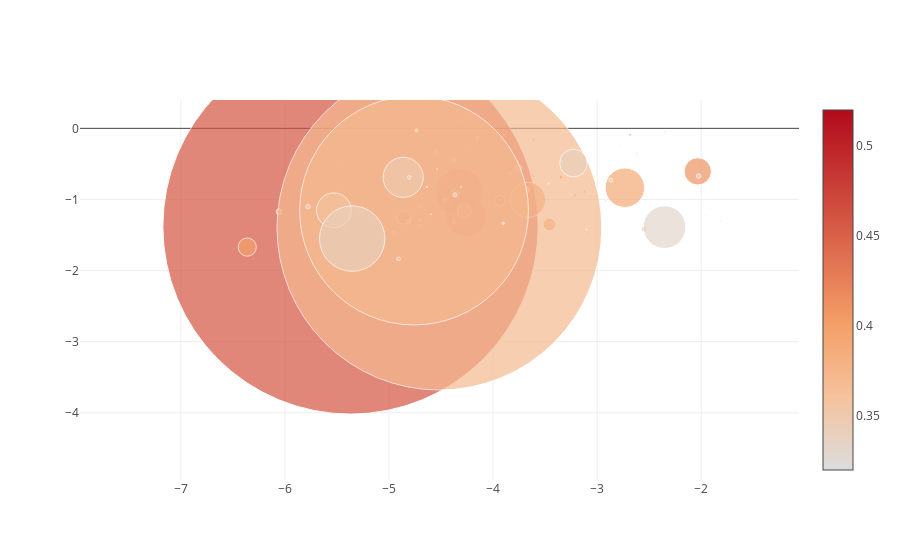

This figure's notebook cell:
### Code cell
mylib.launch_campaign_about('anis')

### Figure 1 — Plotly figure (JSON) as saved in the notebook; plotly's stock layout.template omitted (floating-point values rounded to 4 significant figures)
{"data": [{"marker": {"color": [0.52, 0.5, 0.5, 0.48, 0.48, 0.48, 0.47, 0.47, 0.46, 0.45, 0.45, 0.45, 0.44, 0.44, 0.44, 0.44, 0.43, 0.43, 0.43, 0.43, 0.43, 0.43, 0.43, 0.43, 0.43, 0.43, 0.43, 0.42, 0.42, 0.42, 0.42, 0.42, 0.42, 0.41, 0.41, 0.41, 0.41, 0.41, 0.41, 0.4, 0.4, 0.4, 0.4, 0.4, 0.4, 0.4, 0.4, 0.4, 0.4, 0.4, 0.4, 0.39, 0.39, 0.39, 0.39, 0.39, 0.39, 0.39, 0.39, 0.39, 0.39, 0.39, 0.38, 0.38, 0.38, 0.38, 0.38, 0.38, 0.37, 0.37, 0.37, 0.37, 0.37, 0.36, 0.36, 0.36, 0.36, 0.35, 0.35, 0.35, 0.35, 0.35, 0.35, 0.34, 0.34, 0.34, 0.34, 0.34, 0.34, 0.34, 0.34, 0.33, 0.33, 0.33, 0.33, 0.33, 0.33, 0.33, 0.32, 0.32], "showscale": true, "size": [0.8917, 1.041, 0.3184, 2.773, 39.77, 46.99, 0.6524, 0.8445, 375.3, 0.7266, 13.53, 0.681, 3.067, 7.925, 1.137, 10.12, 6.463, 2.684, 1.447, 0.87, 0.8313, 0.6399, 0.8842, 2.651, 0.7338, 13.98, 3.435, 3.101, 3.75, 3.373, 0.6499, 1.336, 0.401, 3.698, 1.001, 2.697, 1.097, 2.516, 27.27, 4.162, 1.685, 1.678, 18.21, 6.632, 3.007, 12.36, 0.7804, 5.545, 1.892, 1.398, 35.15, 2.252, 4.144, 39.43, 0.1626, 1.06, 2.131, 5.647, 0.6134, 0.5949, 0.5564, 0.762, 3.606, 2.324, 0.979, 0.9276, 1.641, 3.017, 1.99, 324.8, 0.9087, 228.8, 3.465, 34.8, 5.782, 0.1469, 0.382, 2.731, 4.349, 40.12, 2.073, 0.498, 3.46, 2.022, 27.69, 2.208, 1.423, 65.43, 1.423, 3.597, 0.7338, 1.022, 42.67, 1.043, 1.422, 0.9551, 3.903, 2.213, 4.516, 1.295]}, "mode": "markers", "text": ["instagram URL: http://instagram.com/web/friendships/1970641110/follow/<br>instagram ID: 1970641110<br>final measure: 0.52<br>likes: 11550<br>followers: 459<br>likesperday: 15.0<br>", "instagram URL: http://instagram.com/web/friendships/1429052467/follow/<br>instagram ID: 1429052467<br>final measure: 0.5<br>likes: 13037<br>followers: 462<br>likesperday: 18.0<br>", "instagram URL: http://instagram.com/web/friendships/863432690/follow/<br>instagram ID: 863432690<br>final measure: 0.5<br>likes: 5336<br>followers: 475<br>likesperday: 4.0<br>", "instagram URL: http://instagram.com/web/friendships/2304800847/follow/<br>instagram ID: 2304800847<br>final measure: 0.48<br>likes: 19039<br>followers: 603<br>likesperday: 67.0<br>", "instagram URL: http://instagram.com/web/friendships/5565677408/follow/<br>instagram ID: 5565677408<br>final measure: 0.48<br>likes: 46845<br>followers: 8338<br>likesperday: 405.0<br>", "instagram URL: http://instagram.com/web/friendships/387082399/follow/<br>instagram ID: 387082399<br>final measure: 0.48<br>likes: 77807<br>followers: 13912<br>likesperday: 204.0<br>", "instagram URL: http://instagram.com/web/friendships/3500062985/follow/<br>instagram ID: 3500062985<br>final measure: 0.47<br>likes: 6323<br>followers: 374<br>likesperday: 18.0<br>", "instagram URL: http://instagram.com/web/friendships/3161467688/follow/<br>instagram ID: 3161467688<br>final measure: 0.47<br>likes: 7591<br>followers: 671<br>likesperday: 14.0<br>", "instagram URL: http://instagram.com/web/friendships/550862816/follow/<br>instagram ID: 550862816<br>final measure: 0.46<br>likes: 435683<br>followers: 29155<br>likesperday: 1109.0<br>", "instagram URL: http://instagram.com/web/friendships/628300702/follow/<br>instagram ID: 628300702<br>final measure: 0.45<br>likes: 9056<br>followers: 530<br>likesperday: 11.0<br>", "instagram URL: http://instagram.com/web/friendships/35525377/follow/<br>instagram ID: 35525377<br>final measure: 0.45<br>likes: 34813<br>followers: 7962<br>likesperday: 66.0<br>", "instagram URL: http://instagram.com/web/friendships/4318223424/follow/<br>instagram ID: 4318223424<br>final measure: 0.45<br>likes: 5246<br>followers: 260<br>likesperday: 34.0<br>", "instagram URL: http://instagram.com/web/friendships/1791529568/follow/<br>instagram ID: 1791529568<br>final measure: 0.44<br>likes: 18045<br>followers: 389<br>likesperday: 134.0<br>", "instagram URL: http://instagram.com/web/friendships/4021753258/follow/<br>instagram ID: 4021753258<br>final measure: 0.44<br>likes: 51541<br>followers: 967<br>likesperday: 126.0<br>", "instagram URL: http://instagram.com/web/friendships/22176722/follow/<br>instagram ID: 22176722<br>final measure: 0.44<br>likes: 12500<br>followers: 398<br>likesperday: 26.0<br>", "instagram URL: http://instagram.com/web/friendships/177173101/follow/<br>instagram ID: 177173101<br>final measure: 0.44<br>likes: 36527<br>followers: 2354<br>likesperday: 119.0<br>", "instagram URL: http://instagram.com/web/friendships/3236337977/follow/<br>instagram ID: 3236337977<br>final measure: 0.43<br>likes: 27370<br>followers: 2312<br>likesperday: 66.0<br>", "instagram URL: http://instagram.com/web/friendships/2680637259/follow/<br>instagram ID: 2680637259<br>final measure: 0.43<br>likes: 20108<br>followers: 1194<br>likesperday: 30.0<br>", "instagram URL: http://instagram.com/web/friendships/4775323948/follow/<br>instagram ID: 4775323948<br>final measure: 0.43<br>likes: 9104<br>followers: 426<br>likesperday: 54.0<br>", "instagram URL: http://instagram.com/web/friendships/1509964861/follow/<br>instagram ID: 1509964861<br>final measure: 0.43<br>likes: 7242<br>followers: 1742<br>likesperday: 6.0<br>", "instagram URL: http://instagram.com/web/friendships/3012022771/follow/<br>instagram ID: 3012022771<br>final measure: 0.43<br>likes: 9409<br>followers: 408<br>likesperday: 18.0<br>", "instagram URL: http://instagram.com/web/friendships/4219759255/follow/<br>instagram ID: 4219759255<br>final measure: 0.43<br>likes: 2601<br>followers: 1312<br>likesperday: 12.0<br>", "instagram URL: http://instagram.com/web/friendships/222911336/follow/<br>instagram ID: 222911336<br>final measure: 0.43<br>likes: 12124<br>followers: 403<br>likesperday: 16.0<br>", "instagram URL: http://instagram.com/web/friendships/4364143025/follow/<br>instagram ID: 4364143025<br>final measure: 0.43<br>likes: 7500<br>followers: 689<br>likesperday: 136.0<br>", "instagram URL: http://instagram.com/web/friendships/3628095300/follow/<br>instagram ID: 3628095300<br>final measure: 0.43<br>likes: 4931<br>followers: 910<br>likesperday: 12.0<br>", "instagram URL: http://instagram.com/web/friendships/16095281/follow/<br>instagram ID: 16095281<br>final measure: 0.43<br>likes: 41073<br>followers: 4623<br>likesperday: 103.0<br>", "instagram URL: http://instagram.com/web/friendships/3526270187/follow/<br>instagram ID: 3526270187<br>final measure: 0.43<br>likes: 14993<br>followers: 2315<br>likesperday: 34.0<br>", "instagram URL: http://instagram.com/web/friendships/10445303/follow/<br>instagram ID: 10445303<br>final measure: 0.42<br>likes: 17104<br>followers: 1442<br>likesperday: 39.0<br>", "instagram URL: http://instagram.com/web/friendships/3949628454/follow/<br>instagram ID: 3949628454<br>final measure: 0.42<br>likes: 24663<br>followers: 983<br>likesperday: 58.0<br>", "instagram URL: http://instagram.com/web/friendships/260742555/follow/<br>instagram ID: 260742555<br>final measure: 0.42<br>likes: 14980<br>followers: 678<br>likesperday: 112.0<br>", "instagram URL: http://instagram.com/web/friendships/55767322/follow/<br>instagram ID: 55767322<br>final measure: 0.42<br>likes: 8334<br>followers: 362<br>likesperday: 14.0<br>", "instagram URL: http://instagram.com/web/friendships/450014318/follow/<br>instagram ID: 450014318<br>final measure: 0.42<br>likes: 12776<br>followers: 341<br>likesperday: 41.0<br>", "instagram URL: http://instagram.com/web/friendships/1680873411/follow/<br>instagram ID: 1680873411<br>final measure: 0.42<br>likes: 3470<br>followers: 309<br>likesperday: 15.0<br>", "instagram URL: http://instagram.com/web/friendships/4638914639/follow/<br>instagram ID: 4638914639<br>final measure: 0.41<br>likes: 15149<br>followers: 1672<br>likesperday: 54.0<br>", "instagram URL: http://instagram.com/web/friendships/1911910166/follow/<br>instagram ID: 1911910166<br>final measure: 0.41<br>likes: 11219<br>followers: 687<br>likesperday: 13.0<br>", "instagram URL: http://instagram.com/web/friendships/3051348627/follow/<br>instagram ID: 3051348627<br>final measure: 0.41<br>likes: 16989<br>followers: 808<br>likesperday: 53.0<br>", "instagram URL: http://instagram.com/web/friendships/742007533/follow/<br>instagram ID: 742007533<br>final measure: 0.41<br>likes: 12059<br>followers: 384<br>likesperday: 26.0<br>", "instagram URL: http://instagram.com/web/friendships/2079697287/follow/<br>instagram ID: 2079697287<br>final measure: 0.41<br>likes: 19580<br>followers: 490<br>likesperday: 66.0<br>", "instagram URL: http://instagram.com/web/friendships/231581566/follow/<br>instagram ID: 231581566<br>final measure: 0.41<br>likes: 65842<br>followers: 5761<br>likesperday: 196.0<br>", "instagram URL: http://instagram.com/web/friendships/3102591805/follow/<br>instagram ID: 3102591805<br>final measure: 0.4<br>likes: 26132<br>followers: 1105<br>likesperday: 60.0<br>", "instagram URL: http://instagram.com/web/friendships/2201514904/follow/<br>instagram ID: 2201514904<br>final measure: 0.4<br>likes: 17107<br>followers: 332<br>likesperday: 50.0<br>", "instagram URL: http://instagram.com/web/friendships/1989953266/follow/<br>instagram ID: 1989953266<br>final measure: 0.4<br>likes: 15404<br>followers: 481<br>likesperday: 38.0<br>", "instagram URL: http://instagram.com/web/friendships/1570991709/follow/<br>instagram ID: 1570991709<br>final measure: 0.4<br>likes: 54457<br>followers: 5118<br>likesperday: 119.0<br>", "instagram URL: http://instagram.com/web/friendships/180180581/follow/<br>instagram ID: 180180581<br>final measure: 0.4<br>likes: 22514<br>followers: 2873<br>likesperday: 68.0<br>", "instagram URL: http://instagram.com/web/friendships/2200300380/follow/<br>instagram ID: 2200300380<br>final measure: 0.4<br>likes: 21889<br>followers: 1377<br>likesperday: 30.0<br>", "instagram URL: http://instagram.com/web/friendships/642716587/follow/<br>instagram ID: 642716587<br>final measure: 0.4<br>likes: 51149<br>followers: 1965<br>likesperday: 152.0<br>", "instagram URL: http://instagram.com/web/friendships/270089711/follow/<br>instagram ID: 270089711<br>final measure: 0.4<br>likes: 6141<br>followers: 1102<br>likesperday: 9.0<br>", "instagram URL: http://instagram.com/web/friendships/2519129001/follow/<br>instagram ID: 2519129001<br>final measure: 0.4<br>likes: 29483<br>followers: 2425<br>likesperday: 43.0<br>", "instagram URL: http://instagram.com/web/friendships/3124828732/follow/<br>instagram ID: 3124828732<br>final measure: 0.4<br>likes: 10812<br>followers: 1743<br>likesperday: 19.0<br>", "instagram URL: http://instagram.com/web/friendships/2150666103/follow/<br>instagram ID: 2150666103<br>final measure: 0.4<br>likes: 11739<br>followers: 832<br>likesperday: 20.0<br>", "instagram URL: http://instagram.com/web/friendships/2714065319/follow/<br>instagram ID: 2714065319<br>final measure: 0.4<br>likes: 73253<br>followers: 12779<br>likesperday: 132.0<br>", "instagram URL: http://instagram.com/web/friendships/1560782533/follow/<br>instagram ID: 1560782533<br>final measure: 0.39<br>likes: 13760<br>followers: 970<br>likesperday: 38.0<br>", "instagram URL: http://instagram.com/web/friendships/2138892393/follow/<br>instagram ID: 2138892393<br>final measure: 0.39<br>likes: 27005<br>followers: 1987<br>likesperday: 32.0<br>", "instagram URL: http://instagram.com/web/friendships/2250478118/follow/<br>instagram ID: 2250478118<br>final measure: 0.39<br>likes: 49495<br>followers: 11257<br>likesperday: 279.0<br>", "instagram URL: http://instagram.com/web/friendships/3988575379/follow/<br>instagram ID: 3988575379<br>final measure: 0.39<br>likes: 1627<br>followers: 271<br>likesperday: 6.0<br>", "instagram URL: http://instagram.com/web/friendships/4325390/follow/<br>instagram ID: 4325390<br>final measure: 0.39<br>likes: 11499<br>followers: 296<br>likesperday: 33.0<br>", "instagram URL: http://instagram.com/web/friendships/4026664047/follow/<br>instagram ID: 4026664047<br>final measure: 0.39<br>likes: 14143<br>followers: 434<br>likesperday: 74.0<br>", "instagram URL: http://instagram.com/web/friendships/2005738262/follow/<br>instagram ID: 2005738262<br>final measure: 0.39<br>likes: 31425<br>followers: 2899<br>likesperday: 35.0<br>", "instagram URL: http://instagram.com/web/friendships/211539883/follow/<br>instagram ID: 211539883<br>final measure: 0.39<br>likes: 5402<br>followers: 387<br>likesperday: 18.0<br>", "instagram URL: http://instagram.com/web/friendships/2128802058/follow/<br>instagram ID: 2128802058<br>final measure: 0.39<br>likes: 6945<br>followers: 637<br>likesperday: 8.0<br>", "instagram URL: http://instagram.com/web/friendships/1773767930/follow/<br>instagram ID: 1773767930<br>final measure: 0.39<br>likes: 8492<br>followers: 405<br>likesperday: 9.0<br>", "instagram URL: http://instagram.com/web/friendships/5530656331/follow/<br>instagram ID: 5530656331<br>final measure: 0.39<br>likes: 3858<br>followers: 519<br>likesperday: 29.0<br>", "instagram URL: http://instagram.com/web/friendships/3520620670/follow/<br>instagram ID: 3520620670<br>final measure: 0.38<br>likes: 19865<br>followers: 1259<br>likesperday: 52.0<br>", "instagram URL: http://instagram.com/web/friendships/192699912/follow/<br>instagram ID: 192699912<br>final measure: 0.38<br>likes: 13346<br>followers: 1094<br>likesperday: 37.0<br>", "instagram URL: http://instagram.com/web/friendships/1986678688/follow/<br>instagram ID: 1986678688<br>final measure: 0.38<br>likes: 10793<br>followers: 444<br>likesperday: 20.0<br>", "instagram URL: http://instagram.com/web/friendships/2880964/follow/<br>instagram ID: 2880964<br>final measure: 0.38<br>likes: 12310<br>followers: 699<br>likesperday: 10.0<br>", "instagram URL: http://instagram.com/web/friendships/1795985734/follow/<br>instagram ID: 1795985734<br>final measure: 0.38<br>likes: 20394<br>followers: 629<br>likesperday: 21.0<br>", "instagram URL: http://instagram.com/web/friendships/1729393/follow/<br>instagram ID: 1729393<br>final measure: 0.38<br>likes: 16382<br>followers: 2525<br>likesperday: 22.0<br>", "instagram URL: http://instagram.com/web/friendships/1960942136/follow/<br>instagram ID: 1960942136<br>final measure: 0.37<br>likes: 10733<br>followers: 615<br>likesperday: 60.0<br>", "instagram URL: http://instagram.com/web/friendships/49407006/follow/<br>instagram ID: 49407006<br>final measure: 0.37<br>likes: 356517<br>followers: 19885<br>likesperday: 1488.0<br>", "instagram URL: http://instagram.com/web/friendships/2996122784/follow/<br>instagram ID: 2996122784<br>final measure: 0.37<br>likes: 5492<br>followers: 537<br>likesperday: 28.0<br>", "instagram URL: http://instagram.com/web/friendships/6838072/follow/<br>instagram ID: 6838072<br>final measure: 0.37<br>likes: 259611<br>followers: 35072<br>likesperday: 575.0<br>", "instagram URL: http://instagram.com/web/friendships/1689554515/follow/<br>instagram ID: 1689554515<br>final measure: 0.37<br>likes: 31367<br>followers: 589<br>likesperday: 65.0<br>", "instagram URL: http://instagram.com/web/friendships/1700279093/follow/<br>instagram ID: 1700279093<br>final measure: 0.36<br>likes: 74179<br>followers: 9119<br>likesperday: 179.0<br>", "instagram URL: http://instagram.com/web/friendships/6042273550/follow/<br>instagram ID: 6042273550<br>final measure: 0.36<br>likes: 9658<br>followers: 1595<br>likesperday: 217.0<br>", "instagram URL: http://instagram.com/web/friendships/4872098527/follow/<br>instagram ID: 4872098527<br>final measure: 0.36<br>likes: 985<br>followers: 438<br>likesperday: 5.0<br>", "instagram URL: http://instagram.com/web/friendships/1522734717/follow/<br>instagram ID: 1522734717<br>final measure: 0.36<br>likes: 3634<br>followers: 1004<br>likesperday: 4.0<br>", "instagram URL: http://instagram.com/web/friendships/3266021842/follow/<br>instagram ID: 3266021842<br>final measure: 0.35<br>likes: 18710<br>followers: 712<br>likesperday: 56.0<br>", "instagram URL: http://instagram.com/web/friendships/2069866026/follow/<br>instagram ID: 2069866026<br>final measure: 0.35<br>likes: 26295<br>followers: 999<br>likesperday: 72.0<br>", "instagram URL: http://instagram.com/web/friendships/372961788/follow/<br>instagram ID: 372961788<br>final measure: 0.35<br>likes: 106263<br>followers: 9017<br>likesperday: 168.0<br>", "instagram URL: http://instagram.com/web/friendships/705677069/follow/<br>instagram ID: 705677069<br>final measure: 0.35<br>likes: 19742<br>followers: 1037<br>likesperday: 21.0<br>", "instagram URL: http://instagram.com/web/friendships/3570805882/follow/<br>instagram ID: 3570805882<br>final measure: 0.35<br>likes: 4835<br>followers: 513<br>likesperday: 10.0<br>", "instagram URL: http://instagram.com/web/friendships/406695329/follow/<br>instagram ID: 406695329<br>final measure: 0.35<br>likes: 13775<br>followers: 2997<br>likesperday: 29.0<br>", "instagram URL: http://instagram.com/web/friendships/4519088338/follow/<br>instagram ID: 4519088338<br>final measure: 0.34<br>likes: 11252<br>followers: 956<br>likesperday: 38.0<br>", "instagram URL: http://instagram.com/web/friendships/1036903865/follow/<br>instagram ID: 1036903865<br>final measure: 0.34<br>likes: 57014<br>followers: 6592<br>likesperday: 204.0<br>", "instagram URL: http://instagram.com/web/friendships/1687508282/follow/<br>instagram ID: 1687508282<br>final measure: 0.34<br>likes: 14200<br>followers: 440<br>likesperday: 78.0<br>", "instagram URL: http://instagram.com/web/friendships/2336148226/follow/<br>instagram ID: 2336148226<br>final measure: 0.34<br>likes: 6644<br>followers: 3047<br>likesperday: 10.0<br>", "instagram URL: http://instagram.com/web/friendships/3672733479/follow/<br>instagram ID: 3672733479<br>final measure: 0.34<br>likes: 206931<br>followers: 4231<br>likesperday: 489.0<br>", "instagram URL: http://instagram.com/web/friendships/1454608428/follow/<br>instagram ID: 1454608428<br>final measure: 0.34<br>likes: 9209<br>followers: 423<br>likesperday: 52.0<br>", "instagram URL: http://instagram.com/web/friendships/1427377504/follow/<br>instagram ID: 1427377504<br>final measure: 0.34<br>likes: 20282<br>followers: 2363<br>likesperday: 27.0<br>", "instagram URL: http://instagram.com/web/friendships/2268754110/follow/<br>instagram ID: 2268754110<br>final measure: 0.34<br>likes: 5248<br>followers: 342<br>likesperday: 30.0<br>", "instagram URL: http://instagram.com/web/friendships/6155966/follow/<br>instagram ID: 6155966<br>final measure: 0.33<br>likes: 12280<br>followers: 370<br>likesperday: 23.0<br>", "instagram URL: http://instagram.com/web/friendships/1671399535/follow/<br>instagram ID: 1671399535<br>final measure: 0.33<br>likes: 119551<br>followers: 6955<br>likesperday: 219.0<br>", "instagram URL: http://instagram.com/web/friendships/2282255370/follow/<br>instagram ID: 2282255370<br>final measure: 0.33<br>likes: 10150<br>followers: 765<br>likesperday: 14.0<br>", "instagram URL: http://instagram.com/web/friendships/205341139/follow/<br>instagram ID: 205341139<br>final measure: 0.33<br>likes: 18914<br>followers: 509<br>likesperday: 21.0<br>", "instagram URL: http://instagram.com/web/friendships/708338909/follow/<br>instagram ID: 708338909<br>final measure: 0.33<br>likes: 13916<br>followers: 285<br>likesperday: 23.0<br>", "instagram URL: http://instagram.com/web/friendships/5609349054/follow/<br>instagram ID: 5609349054<br>final measure: 0.33<br>likes: 18718<br>followers: 612<br>likesperday: 133.0<br>", "instagram URL: http://instagram.com/web/friendships/2052904719/follow/<br>instagram ID: 2052904719<br>final measure: 0.33<br>likes: 25673<br>followers: 636<br>likesperday: 30.0<br>", "instagram URL: http://instagram.com/web/friendships/5352094041/follow/<br>instagram ID: 5352094041<br>final measure: 0.32<br>likes: 13506<br>followers: 2435<br>likesperday: 62.0<br>", "instagram URL: http://instagram.com/web/friendships/2199583234/follow/<br>instagram ID: 2199583234<br>final measure: 0.32<br>likes: 14784<br>followers: 597<br>likesperday: 19.0<br>"], "type": "scatter", "x": [-4.691, -5.121, -4.322, -5.207, -4.261, -4.326, -5.24, -4.526, -5.37, -5.058, -4.861, -4.25, -5.406, -4.368, -3.202, -3.935, -4.967, -3.215, -3.769, -3.056, -5.274, -1.435, -2.643, -4.374, -2.101, -4.278, -3.347, -4.375, -4.462, -4.702, -2.963, -3.245, -3.935, -4.552, -3.895, -3.124, -1.95, -3.612, -2.033, -4.951, -3.09, -5.838, -6.362, -3.754, -3.84, -3.458, -5.499, -6.057, -2.917, -4.696, -3.665, -3.611, -3.669, -2.734, -4.788, -4.627, -3.678, -5.266, -5.45, -4.196, -5.81, -4.308, -4.81, -4.15, -4.245, -4.438, -4.704, -2.684, -2.62, -4.516, -3.103, -4.759, -4.908, -5.53, -2.549, -1.721, -2.938, -4.737, -5.777, -4.864, -1.818, -3.183, -4.805, -3.342, -3.227, -2.347, -2.784, -5.354, -4.635, -4.365, -4.54, -2.87, -2.352, -4.31, -2.007, -4.596, -2.868, -3.903, -2.024, -3.467], "y": [-1.246, -0.9829, -1.317, -1.194, -1.244, -0.8916, -0.7491, -0.9165, -1.379, -1.007, -1.253, -1.229, -1.397, -0.9171, -0.9216, -1.013, -0.9526, -0.9386, -0.4687, -0.9662, -1.188, -0.8446, -0.481, -1.322, -1.102, -1.161, -0.6877, -0.4459, -1.015, -1.284, -0.8376, -0.7342, -1.852, -0.3449, -0.08691, -0.8936, -1.224, -0.6714, -0.6047, -1.477, -1.469, -1.38, -1.67, -0.5583, -0.6302, -1.352, -0.4944, -1.172, -1.009, -1.108, -1.005, -0.1565, -0.8621, -0.835, -1.114, -1.33, -1.254, -1.139, -0.8187, -0.617, -0.4945, 0.08924, -1.304, -0.1333, -0.2605, -0.627, -1.364, -0.09077, -0.3576, -1.396, -1.421, -1.156, -1.835, -1.153, -1.415, -1.029, -0.9516, -0.02862, -1.102, -0.6888, -1.303, -0.3449, -0.6893, -0.4731, -0.4884, -0.04746, -0.2328, -1.55, -0.8248, -0.9325, -0.5712, -0.5111, -1.389, -0.8247, -1.047, -1.209, -0.7303, -1.335, -0.6717, -0.7769]}], "layout": {}}
